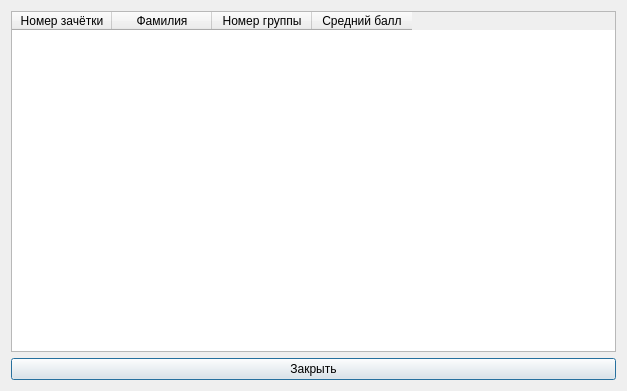
<?xml version="1.0" encoding="UTF-8"?>
<ui version="4.0">
 <class>View1</class>
 <widget class="QDialog" name="View1">
  <property name="geometry">
   <rect>
    <x>0</x>
    <y>0</y>
    <width>627</width>
    <height>391</height>
   </rect>
  </property>
  <property name="windowTitle">
   <string>Файл 1</string>
  </property>
  <layout class="QVBoxLayout" name="verticalLayout">
   <item>
    <widget class="QTableWidget" name="tableWidget">
     <column>
      <property name="text">
       <string>Номер зачётки</string>
      </property>
     </column>
     <column>
      <property name="text">
       <string>Фамилия</string>
      </property>
     </column>
     <column>
      <property name="text">
       <string>Номер группы</string>
      </property>
     </column>
     <column>
      <property name="text">
       <string>Средний балл</string>
      </property>
     </column>
    </widget>
   </item>
   <item>
    <widget class="QPushButton" name="pushButton">
     <property name="text">
      <string>Закрыть</string>
     </property>
    </widget>
   </item>
  </layout>
 </widget>
 <resources/>
 <connections>
  <connection>
   <sender>pushButton</sender>
   <signal>clicked()</signal>
   <receiver>View1</receiver>
   <slot>close()</slot>
   <hints>
    <hint type="sourcelabel">
     <x>310</x>
     <y>365</y>
    </hint>
    <hint type="destinationlabel">
     <x>417</x>
     <y>531</y>
    </hint>
   </hints>
  </connection>
 </connections>
</ui>
